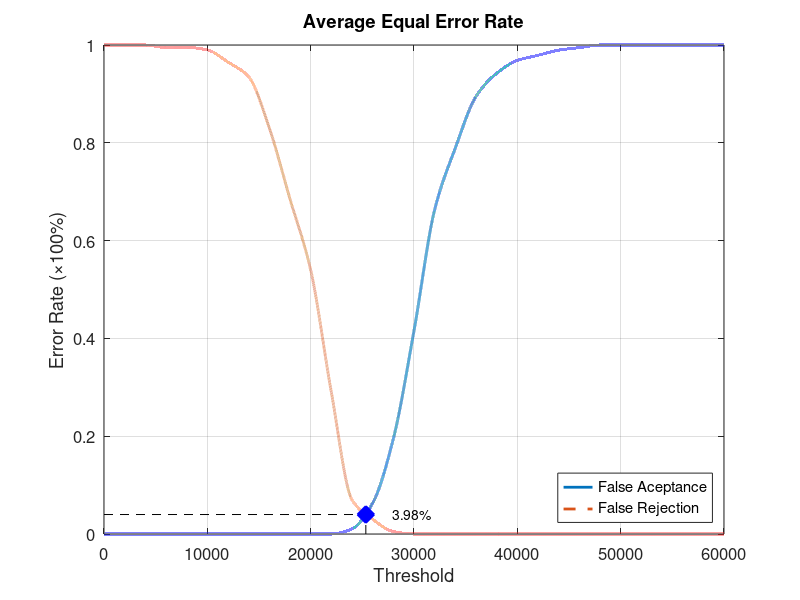
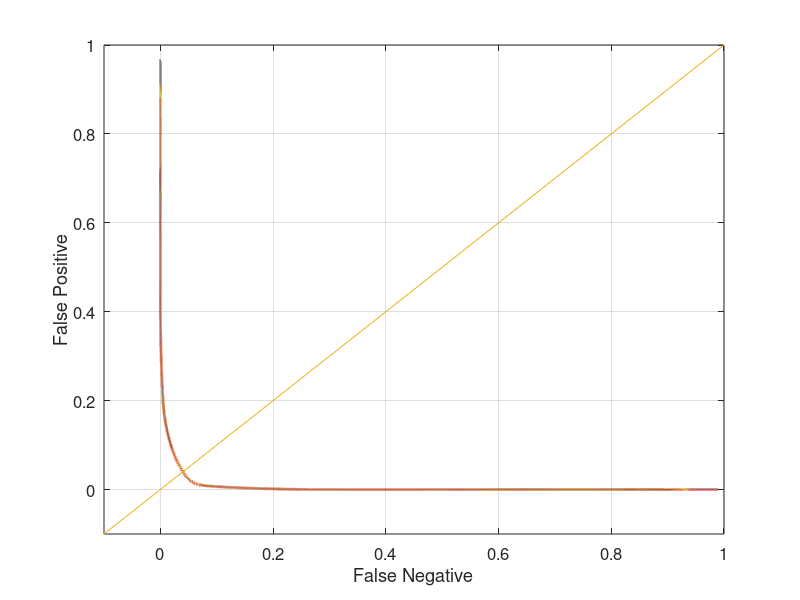

The MATLAB script that drew these images, in order:
function yEER = Database2_3
close all;
clear;
clc;
x = 0:2000:60000;
xq = 0:0.5:60000;

y0 = [0 0 0 0 0 0 0 0 0 0 0 0 0.0105263 0.0631579 0.194737 0.415789 0.663158 0.789474 0.894737 0.942105 0.968421 0.978947 0.989474 0.994737 1 1 1 1 1 1 1];
yy0 = interp1(x, y0, xq, 'pchip');
y1 = [1 1 1 0.995 0.995 0.99 0.965 0.935 0.83 0.685 0.54 0.29 0.07 0.03 0.005 0 0 0 0 0 0 0 0 0 0 0 0 0 0 0 0];
yy1 = interp1(x, y1, xq, 'pchip');

% Calculating EER: 
y2 = abs(y0 - y1);
find(y2 == min(y2))
yy2 = abs(yy0 - yy1);
xEER = find(yy2 == min(yy2));
xEERIndex = xq(xEER) % X-axis EER
yEER = yy0(xEER) % Y-axis EER

main = figure
plot(xq, yy0,'-','LineWidth', 2);	hold on
plot(xq, yy1,'--','LineWidth', 2);	hold on
plot([xEERIndex xEERIndex], [0 yEER], 'k--');	hold on
plot([0 xEERIndex], [yEER yEER], 'k--');	hold on
plot(xEERIndex, yEER, 'bx', 'LineWidth', 10);	hold on
text(xEERIndex + 10 * xEERIndex / 100, yEER, [num2str(round((10000 * yEER)) / 100) '%'])
legend('False Aceptance', 'False Rejection', 'Location', 'SouthEast')
xlabel('Threshold')
ylabel('Error Rate (\times100%)')
title('Average Equal Error Rate')
set(gca, 'FontSize', 12)
axis([0 60000 0 1])
grid on

print(main, 'Database2_3Main', '-dpng');
FNRxFPR = figure('Color', [1 1 1]);
plot(yy1, yy0, '-', yy1, yy0, 'LineWidth', 2);
hold on
y = -0.1:0.1:1
plot(y, y); 
set(gca, 'FontSize', 12)
xlabel('False Negative')
ylabel('False Positive')
axis([-0.1 1 -0.1 1])
set(gca, 'FontSize', 12)
grid on

print(FNRxFPR, 'Database2_3FNRxFPR','-dpng');
end
